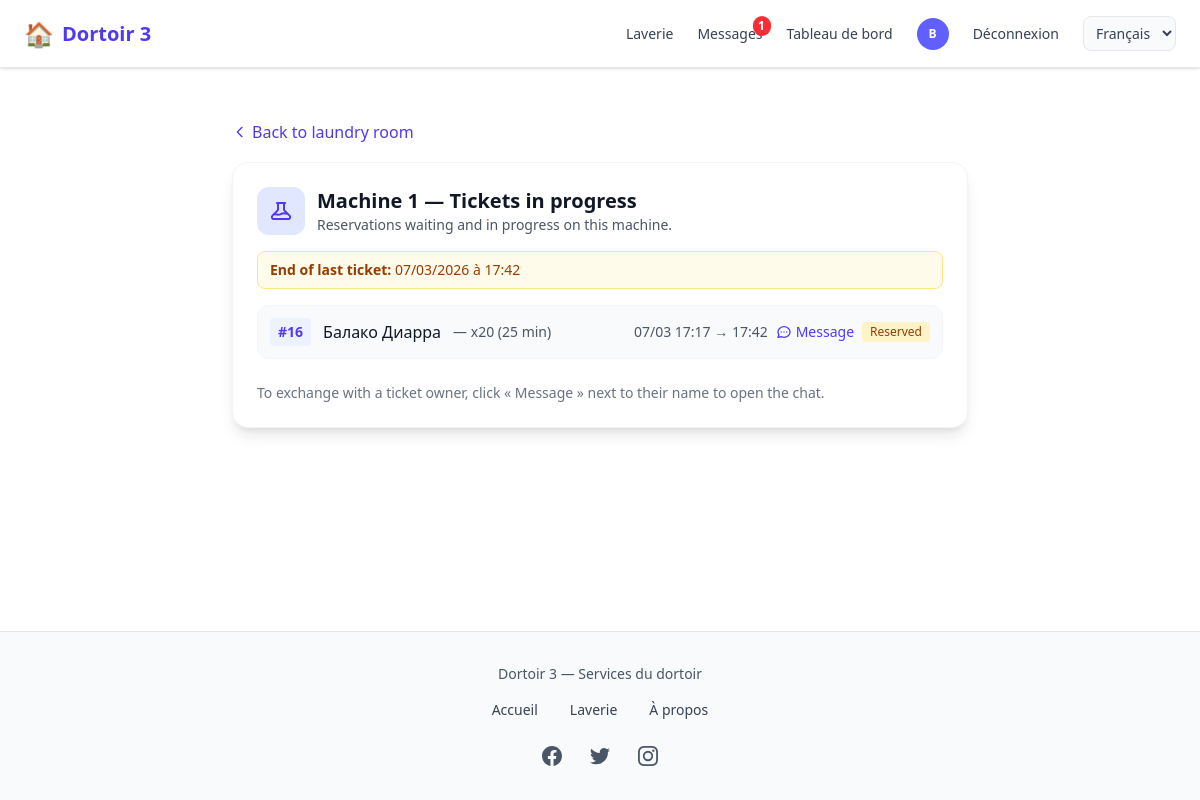
The page /laverie/machine/1/tickets/ (signed in) on the database its author committed.
### comptes/models.py (models this page shows, shortened)
class CustomUser(AbstractUser):
    USER_TYPES = (
        ('ADMIN', 'Administrateur'),
        ('client', 'Client'),
        ('vendeur', 'Vendeur'),
        ('coursier', 'Coursier'),
    )
    user_type = models.CharField(max_length=22, choices=USER_TYPES, default="client")
    email = models.EmailField('Adresse email', unique=True,max_length=50)
    telephone = models.CharField(max_length=20, unique=True, blank=True)
    photo = models.ImageField(upload_to=user_photo_upload_to, null=True, blank=True)
    is_premium = models.BooleanField(default=False)
    GENRE = (('masculin', 'Masculin'), ('feminin', 'Féminin'))
    genre = models.CharField(max_length=22, choices=GENRE, null=True, blank=True)
    date_inscription = models.DateField(auto_now_add=True)
    latitude = models.DecimalField(max_digits=9, decimal_places=6, blank=True, null=True)
    longitude = models.DecimalField(max_digits=9, decimal_places=6, blank=True, null=True)
    last_activity = models.DateTimeField(null=True, blank=True, verbose_name="Dernière activité")
    REQUIRED_FIELDS = ['email', 'user_type']

### laverie/models.py (models this page shows, shortened)
class Machine(models.Model):
    nom = models.CharField(max_length=100, help_text="Ex: Machine 1, Lave-linge A")
    ordre = models.PositiveSmallIntegerField(default=0, help_text="Ordre d'affichage")
    active = models.BooleanField(default=True)
    date_creation = models.DateTimeField(auto_now_add=True)
    class Meta:
        ordering = ['ordre', 'nom']

class Reservation(models.Model):
    STATUT_CHOICES = [
        ('reserve', _('Reserved')),
        ('en_cours', _('In progress')),
        ('termine', _('Completed')),
        ('annule', _('Cancelled')),
    ]
    utilisateur = models.ForeignKey(
        settings.AUTH_USER_MODEL,
        on_delete=models.CASCADE,
        related_name='reservations_laverie'
    )
    machine = models.ForeignKey(Machine, on_delete=models.CASCADE, related_name='reservations')
    fonction = models.ForeignKey(
        FonctionMachine,
        on_delete=models.CASCADE,
        related_name='reservations',
        null=True,
        blank=True
    )
    debut = models.DateTimeField()
    fin = models.DateTimeField()
    statut = models.CharField(max_length=20, choices=STATUT_CHOICES, default='reserve')
    date_creation = models.DateTimeField(auto_now_add=True)
    numero = models.PositiveIntegerField(
        unique=True,
        null=True,
        blank=True,
        help_text="Numéro de ticket (séquentiel, affiché à l'utilisateur)",
    )
    class Meta:
        ordering = ['-debut']
    def duree_minutes(self):
        if self.fonction:
            return self.fonction.duree_minutes
        if self.debut and self.fin:
            delta = self.fin - self.debut
            return int(delta.total_seconds() / 60)
        return 0
    @classmethod
    def marquer_tickets_termines(cls):
        from django.utils import timezone
        now = timezone.now()
        return cls.objects.filter(
            statut__in=('reserve', 'en_cours'),
            fin__lt=now,
        ).update(statut='termine')
    @classmethod
    def marquer_tickets_en_cours(cls):
        from django.utils import timezone
        now = timezone.now()
        return cls.objects.filter(
            statut='reserve',
            debut__lte=now,
            fin__gte=now,
        ).update(statut='en_cours')

class FonctionMachine(models.Model):
    machine = models.ForeignKey(Machine, on_delete=models.CASCADE, related_name='fonctions')
    nom = models.CharField(max_length=80, help_text="Ex: Coton, Jeans, Délicat")
    duree_minutes = models.PositiveIntegerField(help_text="Durée du cycle en minutes")
    ordre = models.PositiveSmallIntegerField(default=0)
    active = models.BooleanField(default=True)
    class Meta:
        ordering = ['machine', 'ordre', 'nom']
        unique_together = [['machine', 'nom']]

### laverie/views.py (the view)
# urls.py: path('machine/<int:pk>/tickets/', views.tickets_machine, name='tickets_machine'),
@login_required
def tickets_machine(request, pk):
    Reservation.marquer_tickets_termines()
    Reservation.marquer_tickets_en_cours()
    machine = get_object_or_404(Machine, pk=pk, active=True)
    now = timezone.now()
    tickets = list(
        Reservation.objects.filter(
            machine=machine,
            statut__in=('reserve', 'en_cours'),
            fin__gt=now,
        )
        .select_related('utilisateur', 'fonction')
        .order_by('debut')
    )
    fin_dernier = max((r.fin for r in tickets), default=None)
    return render(request, 'laverie/tickets_machine.html', {
        'machine': machine,
        'tickets': tickets,
        'fin_dernier_ticket': fin_dernier,
        'user_display_default': _('User'),
    })

### comptes/context_processors.py (called while the page is built)
def notifications_context(request):
    context = {
        'pending_orders_count': 0,
        'packaged_orders_count': 0,
        'unread_messages_count': 0,
    }
    if request.user.is_authenticated:
        from chat.models import Message, Conversation
        conversations = Conversation.objects.filter(
            Q(participant1=request.user) | Q(participant2=request.user)
        )
        context['unread_messages_count'] = Message.objects.filter(
            Q(conversation__in=conversations) & ~Q(sender=request.user),
            lu=False
        ).count()
    return context

### templates/laverie/tickets_machine.html (shortened to what this page needs)
{% extends 'home.html' %}
{% load static %}
{% load i18n %}
{% block contenu %}
<div class="max-w-3xl mx-auto py-4 sm:py-6 px-3 sm:px-4">
    <div class="mb-4">
        <a href="{% url 'laverie:accueil' %}" class="text-indigo-600 hover:text-indigo-700 font-medium inline-flex items-center gap-1">
            <svg class="w-4 h-4" fill="none" stroke="currentColor" viewBox="0 0 24 24"><path stroke-linecap="round" stroke-linejoin="round" stroke-width="2" d="M15 19l-7-7 7-7"/></svg>
            {% trans "Back to laundry room" %}
        </a>
    </div>
    <div class="bg-white rounded-2xl shadow-lg border border-gray-100 p-6">
        <div class="flex items-center gap-3 mb-4">
            <div class="w-12 h-12 rounded-xl bg-indigo-100 flex items-center justify-center">
            </div>
            <div>
                <h1 class="text-xl font-bold text-gray-900">{{ machine.nom }} — {% trans "Tickets in progress" %}</h1>
                <p class="text-sm text-gray-600">{% trans "Reservations waiting and in progress on this machine." %}</p>
            </div>
        </div>
        {% if fin_dernier_ticket %}
        <p class="text-sm text-amber-800 bg-amber-50 border border-amber-200 rounded-lg px-3 py-2 mb-4">
            <strong>{% trans "End of last ticket:" %}</strong> {{ fin_dernier_ticket|date:"d/m/Y" }} {% trans "at" %} {{ fin_dernier_ticket|time }}
        </p>
        {% endif %}
        {% if tickets %}
        <ul class="space-y-2">
            {% for r in tickets %}
            <li class="flex flex-wrap items-center justify-between gap-2 p-3 rounded-xl border border-gray-100 bg-gray-50 hover:bg-gray-100 transition">
                <div class="flex items-center gap-3 flex-wrap flex-1 min-w-0">
                    <span class="font-bold text-indigo-600 bg-indigo-50 px-2 py-1 rounded text-sm">#{{ r.numero|default:r.pk }}</span>
                    <span class="font-medium text-gray-900">{{ r.utilisateur.get_full_name|default:user_display_default }}</span>
                    <span class="text-sm text-gray-600">— {{ r.fonction.nom|default:"—" }} ({{ r.duree_minutes }} {% trans "min" %})</span>
                </div>
                <div class="text-sm text-gray-600">
                    {{ r.debut|date:"d/m" }} {{ r.debut|time }} → {{ r.fin|time }}
                </div>
                <div class="flex items-center gap-2">
                    <a href="{% url 'chat:conversation_with_user' r.utilisateur_id %}" class="text-indigo-600 hover:text-indigo-700 text-sm font-medium inline-flex items-center gap-1" title="{% trans 'Send a message' %}">
                        <svg class="w-4 h-4" fill="none" stroke="currentColor" viewBox="0 0 24 24"><path stroke-linecap="round" stroke-linejoin="round" stroke-width="2" d="M8 12h.01M12 12h.01M16 12h.01M21 12c0 4.418-4.03 8-9 8a9.863 9.863 0 01-4.255-.949L3 20l1.395-3.72C3.512 15.042 3 13.574 3 12c0-4.418 4.03-8 9-8s9 3.582 9 8z"/></svg>
                        {% trans "Message" %}
                    </a>
                    <span class="px-2 py-0.5 rounded text-xs font-medium
                        {% if r.statut == 'reserve' %}bg-amber-100 text-amber-800
                        {% else %}bg-blue-100 text-blue-800{% endif %}">
                        {{ r.get_statut_display }}
                    </span>
                </div>
            </li>
            {% endfor %}
        </ul>
        {% endif %}
        <p class="mt-6 text-sm text-gray-500">
            {% trans "To exchange with a ticket owner, click « Message » next to their name to open the chat." %}
        </p>
    </div>
</div>
{% endblock %}

### templates/nav_footer/nav.html (shortened to what this page needs)
{% load static %}
{% load i18n %}
<nav class="hidden md:flex fixed top-0 left-0 w-full z-50 bg-white border-b border-gray-200 shadow-sm">
  <div class="flex items-center justify-between w-full max-w-7xl mx-auto px-6 py-4">
    <a href="{% url 'home' %}"
       class="flex items-center space-x-2 text-indigo-600 text-xl font-semibold hover:opacity-90 transition">
      <span class="text-2xl">🏠</span>
      <span>{% trans "Dortoir 3" %}</span>
    </a>
    <div class="flex items-center space-x-6 text-sm font-medium">
      <a href="{% url 'laverie:accueil' %}"
         class="text-gray-700 hover:text-indigo-500 transition">
        {% trans "Laverie" %}
      </a>
      {% if user.is_authenticated %}
        <a href="{% url 'chat:mes_conversations' %}"
           class="relative text-gray-700 hover:text-indigo-500 transition">
          {% trans "Messages" %}
          {% if unread_messages_count > 0 %}
            <span class="absolute -top-2 -right-2 bg-red-500 text-white text-xs font-bold rounded-full min-w-[18px] h-5 flex items-center justify-center">
              {{ unread_messages_count }}
            </span>
          {% endif %}
        </a>
        {% if user.user_type == 'ADMIN' %}
          <a href="{% url 'dashboard' %}"
             class="text-gray-700 hover:text-indigo-500 transition">
            {% trans "Dashboard" %}
          </a>
        {% endif %}
        <a href="{% url 'profile' %}" class="flex items-center">
          {% if user.photo %}
            <img src="{{ user.photo.url }}"
                 class="w-8 h-8 rounded-full object-cover border">
          {% else %}
            <div class="w-8 h-8 rounded-full bg-indigo-500 flex items-center justify-center text-white text-xs font-bold">
              {{ user.first_name|first|default:user.email|first|upper }}
            </div>
          {% endif %}
        </a>
        <a href="{% url 'logout' %}"
           class="text-gray-700 hover:text-red-500 transition">
          {% trans "Log out" %}
        </a>
      {% else %}
        <a href="{% url 'login' %}"
           class="text-gray-700 hover:text-indigo-500 transition">
          {% trans "Log in" %}
        </a>
      {% endif %}
      <form action="{% url 'set_language' %}" method="post" class="inline" id="lang-form-desktop">
        <select name="language" onchange="this.form.submit()" class="text-sm border border-gray-200 rounded-lg px-2 py-1.5 bg-gray-50 text-gray-700 cursor-pointer">
          {% get_current_language as CURRENT_LANG %}
          {% for code, name in LANGUAGES %}
          <option value="{{ code }}" {% if code == CURRENT_LANG %}selected{% endif %}>{{ name }}</option>
          {% endfor %}
        </select>
      </form>
    </div>
  </div>
</nav>
            {% get_current_language as CURRENT_LANG %}

### rows shown on the page
CustomUser: first_name|first "B"
Machine: nom "Machine 1"
Reservation: fin "07/03/2026", fin "17:42", numero "16", utilisateur.get_full_name "Балако Диарра", fonction.nom "x20", duree_minutes "25", debut "07/03", debut "17:17", statut "Reserved"

### other values the page prints
{{ unread_messages_count }} "1"
form field language "Français"
